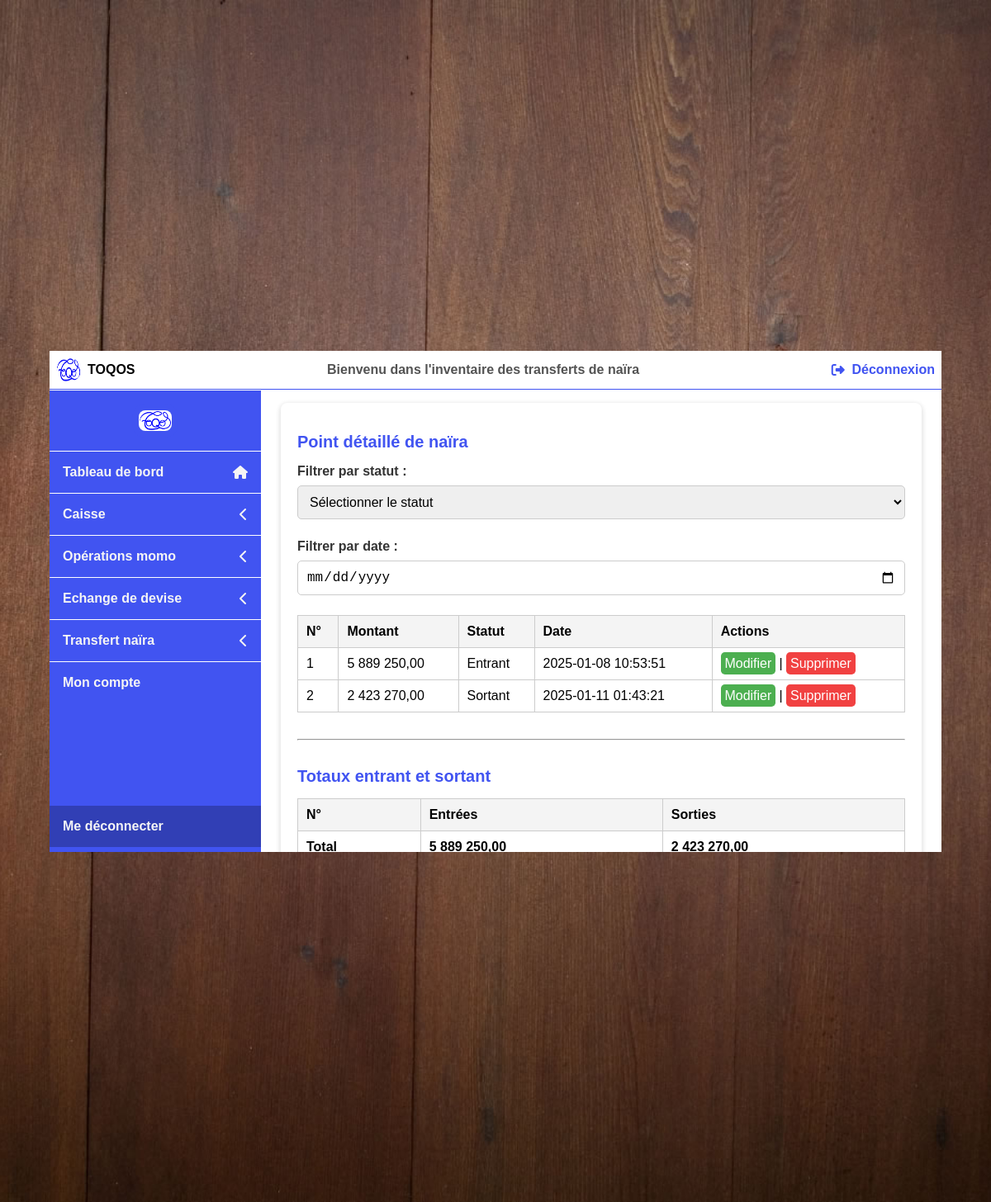
The app's page /pages/naira/view-naira.php (signed in) with its own data.
### tables this page shows
CREATE TABLE `naira` (
  `id` int NOT NULL AUTO_INCREMENT,
  `amount` float NOT NULL,
  `statut` enum('Entrant','Sortant') NOT NULL,
  `date` timestamp NULL DEFAULT CURRENT_TIMESTAMP,
  PRIMARY KEY (`id`)
);

### pages/naira/NairaController.php (called while the page is built, shortened)
 <?php
    class NairaController
    {
        private function connectDb()
        {
            try {
                $db = new PDO("mysql:host=localhost;dbname=db_niyi", "mouksite", "", [
                    PDO::ATTR_ERRMODE => PDO::ERRMODE_EXCEPTION,
                    PDO::ATTR_DEFAULT_FETCH_MODE => PDO::FETCH_ASSOC
                ]);
                return $db;
            } catch (PDOException $error) {
                error_log("Database connection error: " . $error->getMessage());
                die("Erreur de connexion à la base de données.");
            }
        }
        public function getAllAmounts()
        {
            $db = $this->connectDb();
            $query = "SELECT * FROM naira";
            $stmt = $db->query($query);
            return $stmt->fetchAll();
        }
        public function getGeneralTotal($statut)
        {
            $db = $this->connectDb();
            $query = "SELECT SUM(amount) as total FROM naira WHERE statut = :statut";
            $stmt = $db->prepare($query);
            $stmt->execute(['statut' => $statut]);
            $result = $stmt->fetch();
            return $result['total'] ?? 0;
        }
    }
?>

### pages/naira/view-naira.php (the view, shortened to what this page needs)
<?php
	require_once("header.php");
	require_once("NairaController.php");
	$nairaController = new NairaController();
	$nairaData = $nairaController->getAllAmounts();
	$totalGeneralEntrant = $nairaController->getGeneralTotal('Entrant');
	$totalGeneralSortant = $nairaController->getGeneralTotal('Sortant');
?>
<div class="dashboard__container">
	<div class="dashboard__container-elements">
		<section id="view-naira" class="dashboard__section">
			<h2 class="dashboard__title">Point détaillé de naïra</h2>
			<div class="filters">
				<label for="date-filter" class="filters__label"
					>Filtrer par statut :</label
				>
				<select id="statut-naira" name="statut-naira" class="filters__input">
					<option selected disabled> Sélectionner le statut</option>
				</select>
			</div>
			<div class="filters">
				<label for="date-filter" class="filters__label"
					>Filtrer par date :</label
				>
				<input type="date" name="date" id="date" class="filters__input" />
			</div>
			<table class="table">
				<thead class="table__head">
					<tr class="table__row">
						<th class="table__cell">N°</th>
						<th class="table__cell">Montant</th>
						<th class="table__cell">Statut</th>
						<th class="table__cell">Date</th>
						<th class="table__cell">Actions</th>
					</tr>
				</thead>
				<tbody id="attendance-table" class="table__body">
					<?php foreach ($nairaData as $index => $row): ?>
						<tr class="table__row">
							<td class="table__cell"><?= $index + 1 ?></td>
							<td class="table__cell"><?= number_format($row['amount'], 2, ',', ' ') ?></td>
							<td class="table__cell"><?= htmlspecialchars($row['statut']) ?></td>
							<td class="table__cell"><?= htmlspecialchars($row['date']) ?></td>
							<td class="table__cell">
								<a href="edit-naira.php?id=<?= $row['id'] ?>" class="btn-success btn-action">Modifier</a> |
								<a href="#" id="delete-naira" onclick="delNaira(<?= $row['id'] ?>);" class="btn-danger btn-action">Supprimer</a>
							</td>
						</tr>
					<?php endforeach; ?>
				</tbody>
			</table>
			<hr />
			<h2 class="dashboard__title">Totaux entrant et sortant</h2>
			<table class="table">
				<thead class="table__head">
					<tr class="table__row">
						<th class="table__cell">N°</th>
						<th class="table__cell">Entrées</th>
						<th class="table__cell">Sorties</th>
					</tr>
				</thead>
				<tbody id="attendance-table" class="table__body">
					<tr>
						<th class="table__cell">Total</th>
						<th class="table__cell"><?= number_format($totalGeneralEntrant, 2, ',', ' ') ?></th>
						<th class="table__cell"><?= number_format($totalGeneralSortant, 2, ',', ' ') ?></th>
					</tr>
				</tbody>
			</table>
		</section>
	</div>
</div>
<?php
	require_once("nav.php");
	require_once("footer.php");
?>

### assets/css/dashbord.css (style rules this page uses)
* { box-sizing: border-box; }
body { font-family: sans-serif; margin: 0; }
.dashboard__container { position: absolute; top: 2.95rem; left: 0; width: 100%; padding-left: 17.5rem; padding-right: 1.5rem; overflow: auto; height: 35rem; }
.dashboard__container-elements { display: flex; align-items: center; justify-content: space-evenly; margin: 1rem 0rem; }
.dashboard__section { width: 100%; background-color: #fff; padding: 20px; margin-bottom: 20px; border-radius: 8px; box-shadow: 0 2px 5px 2px rgba(0, 0, 0, 0.1); }
.dashboard__title { font-size: 20px; margin-bottom: 15px; color: #4154f1; }
.filters { width: 100%; margin-bottom: 1.5rem; }
.filters__label { display: block; color: #333; font-weight: bold; margin: 0.5rem 0rem; }
.filters__input { width: 100%; padding: 10px; font-size: 16px; border: 1px solid #ccc; border-radius: 5px; outline: none; }
.table { width: 100%; border-collapse: collapse; }
.table__head { background-color: #f4f4f4; }
.table__cell { border: 1px solid #ccc; padding: 10px; text-align: left; }
a { text-decoration: none; }
hr { margin: 2rem 0rem; }
.btn-action { color: #fff; padding: 0.3rem; border-style: none; border-radius: 0.3rem; }
.btn-success { background: #4caf50; }
.btn-danger { background: #f14141; }

### records on screen
naira: amount "5 889 250,00", statut "Entrant", date "2025-01-08 10:53:51"
naira: amount "2 423 270,00", statut "Sortant", date "2025-01-11 01:43:21"

### other values on screen
$_SESSION['userName'] "TOQOS"
$totalGeneralEntrant "5 889 250,00"
$totalGeneralSortant "2 423 270,00"
